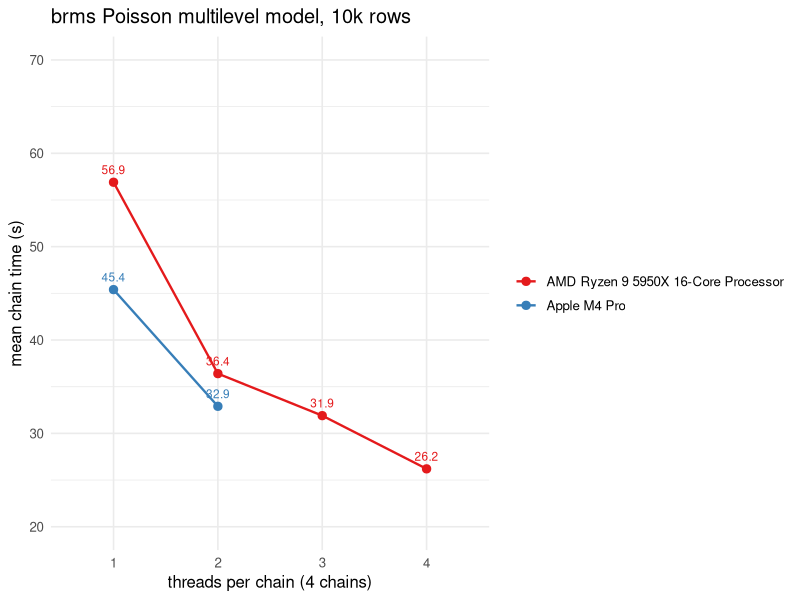

Recreate this plot in R.
## ---- chunk 1
knitr::opts_chunk$set(
  collapse = TRUE,
  comment = "#>"
)
options(knitr.kable.NA = "")
## ---- chunk 2
library(tidyverse)
res <- read_csv("results.csv", show_col_types = FALSE)

res |>
  group_by(machine, threads) |>
  summarise(mean_chain = min(mean_chain), .groups = "drop") |>
  group_by(machine) |>
  mutate(speedup = mean_chain[threads == 1] / mean_chain) |>
  ungroup() |>
  mutate(cell = if_else(threads == 1,
                        sprintf("%.1f s", mean_chain),
                        sprintf("%.1f s (%.2f×)", mean_chain, speedup))) |>
  select(machine, threads, cell) |>
  pivot_wider(names_from = threads, values_from = cell,
              names_glue = "{threads} thread{ifelse(threads > 1, 's', '')}") |>
  arrange(desc(`1 thread`)) |>
  knitr::kable(align = "lrrrr")
## ---- chunk 3
res |>
  group_by(machine, threads) |>
  summarise(mean_chain = min(mean_chain), .groups = "drop") |>
  ggplot(aes(factor(threads), mean_chain, colour = machine, group = machine)) +
  geom_line(linewidth = 0.8) +
  geom_point(size = 2.5) +
  geom_text(aes(label = mean_chain), vjust = -0.9, size = 3, show.legend = FALSE) +
  scale_y_continuous(limits = c(20, 70)) +
  scale_colour_brewer(palette = "Set1") +
  labs(x = "threads per chain (4 chains)",
       y = "mean chain time (s)",
       colour = NULL,
       title = "brms Poisson multilevel model, 10k rows") +
  theme_minimal(base_size = 12) +
  theme(legend.position = "right")
